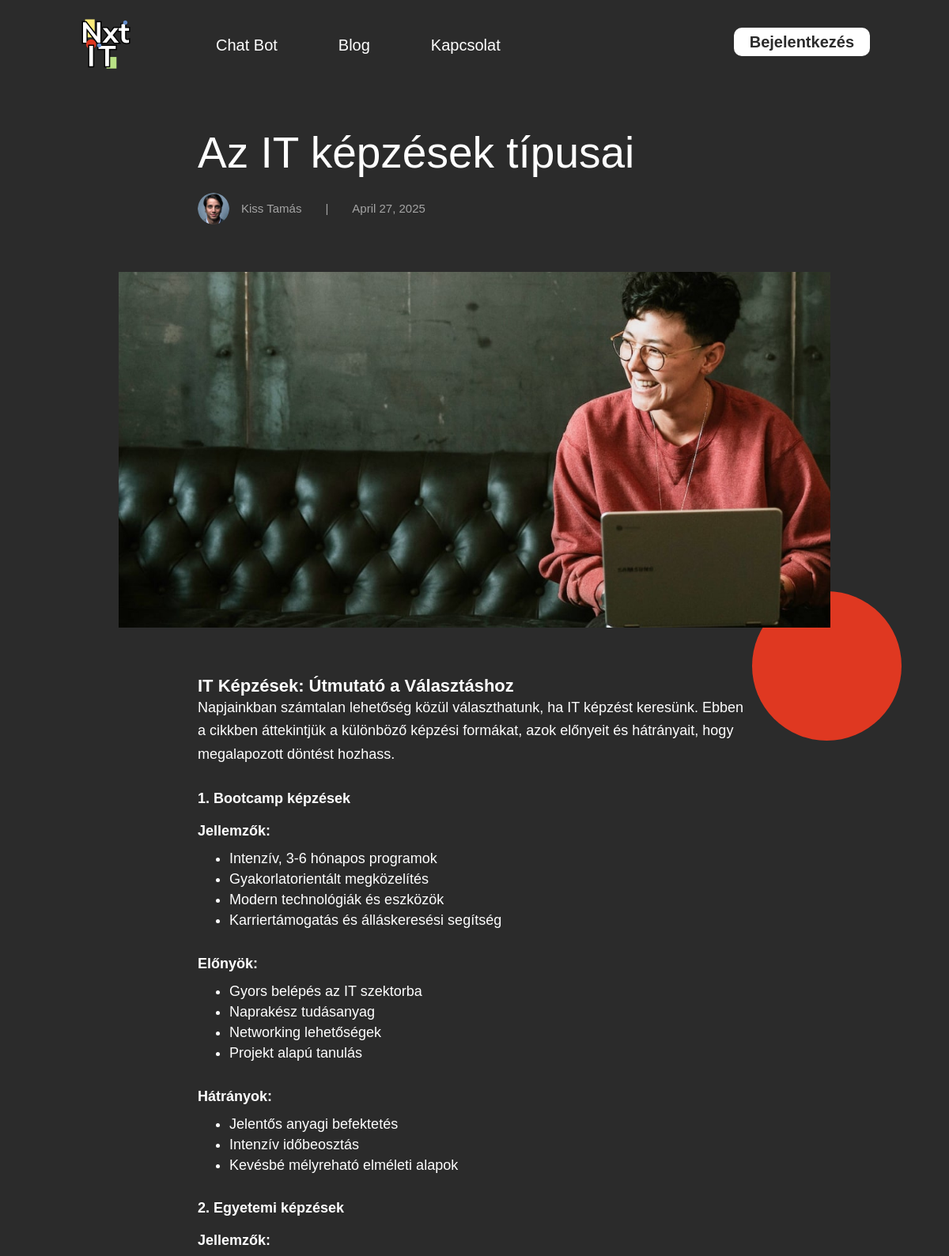
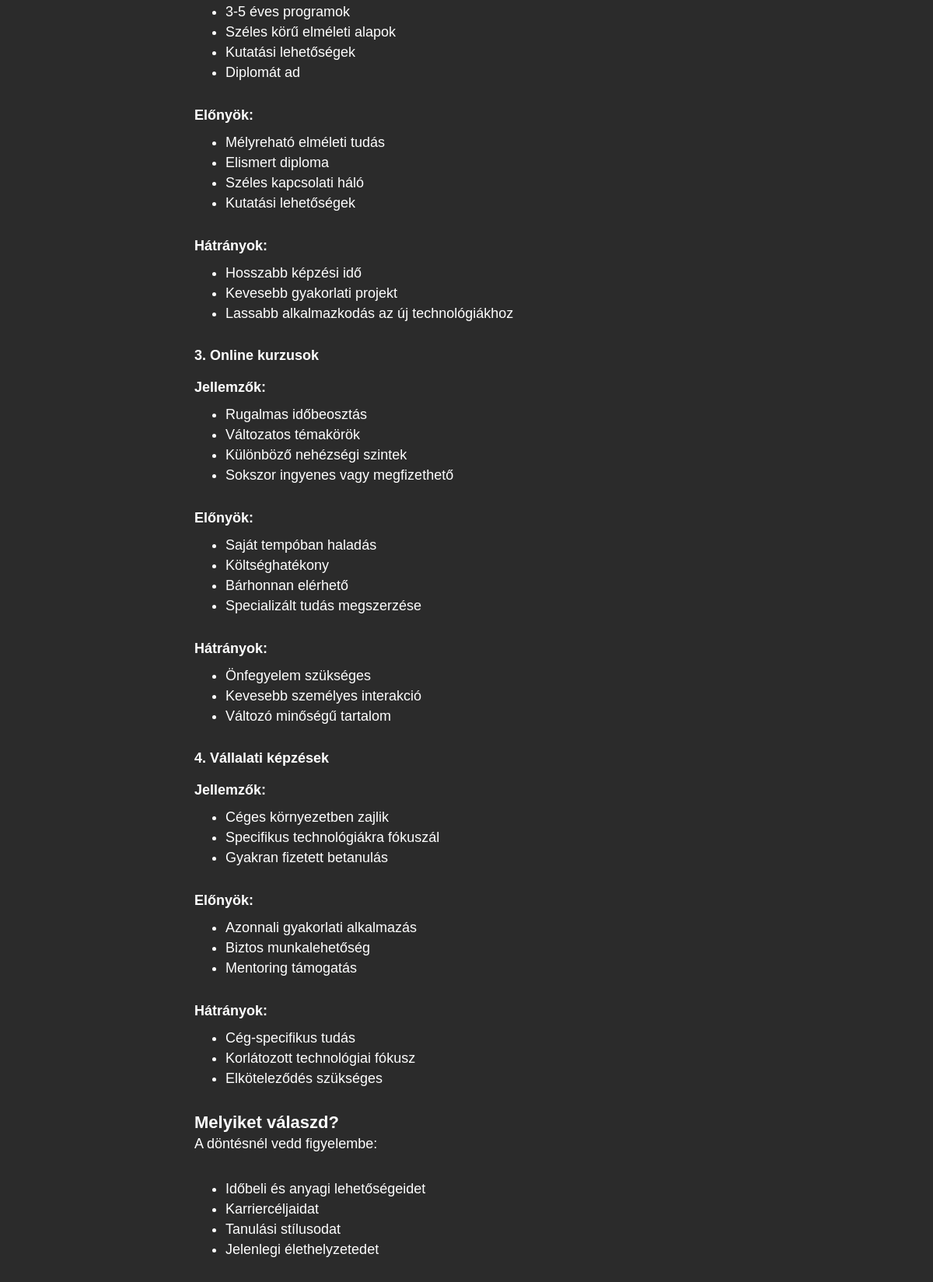
The page /detail_blog.php?id=3 (upper part) on the database its author committed (2 pictures, top to bottom).
### tables this page shows
CREATE TABLE IF NOT EXISTS blog_posts (
    id INT AUTO_INCREMENT PRIMARY KEY,
    title VARCHAR(255) NOT NULL,
    content TEXT NOT NULL,
    thumbnail_path VARCHAR(255),
    author_id INT NOT NULL,
    created_at TIMESTAMP DEFAULT CURRENT_TIMESTAMP,
    updated_at TIMESTAMP DEFAULT CURRENT_TIMESTAMP ON UPDATE CURRENT_TIMESTAMP,
    FOREIGN KEY (author_id) REFERENCES authors(id)
);

CREATE TABLE IF NOT EXISTS authors (
    id INT AUTO_INCREMENT PRIMARY KEY,
    user_id INT,
    name VARCHAR(255) NOT NULL,
    avatar_path VARCHAR(255),
    bio TEXT,
    created_at TIMESTAMP DEFAULT CURRENT_TIMESTAMP,
    FOREIGN KEY (user_id) REFERENCES users(id)
);

### detail_blog.php (the view, shortened to what this page needs)
<?php
$post_id = filter_var($_GET['id'] ?? 0, FILTER_SANITIZE_NUMBER_INT);
try {
    $conn = connectDB();
    $stmt = $conn->prepare("
        SELECT
            blog_posts.*,
            authors.name as author_name,
            authors.avatar_path as author_avatar,
            authors.bio as author_bio
        FROM blog_posts
        JOIN authors ON blog_posts.author_id = authors.id
        WHERE blog_posts.id = :id
    ");
    $stmt->bindParam(':id', $post_id);
    $stmt->execute();
    $post = $stmt->fetch(PDO::FETCH_ASSOC);
} catch(PDOException $e) {
    header("Location: blog.php");
    exit();
}
?>
<!DOCTYPE html>
<html data-wf-page="66d02fb4f2a7b52a72435c93" data-wf-site="65fc333eda750eb38f8b67a0">
<head>
  <link href="css/normalize.css" rel="stylesheet" type="text/css">
  <link href="css/webflow.css" rel="stylesheet" type="text/css">
  <link href="css/first-cb9532.webflow.css" rel="stylesheet" type="text/css">
</head>
<body class="body-3">
  <div id="luxy" class="smooth-wrapper">
    <section class="section white-section">
      <div data-animation="default" data-collapse="medium" data-duration="400" data-easing="ease" data-easing2="ease" role="banner" class="navbar w-nav">
        <div class="nav-container w-container">
          <a href="index.php" class="brand w-nav-brand"><img src="images/Logo.png" loading="lazy" width="66" alt="" class="image"></a>
          <nav role="navigation" class="nav-menu w-clearfix w-nav-menu">
            <a href="chat-bot.php" class="nav-link left first w-nav-link">Chat Bot</a>
            <a href="blog.php" class="nav-link left w-nav-link">Blog</a>
            <a href="kapcsolat.php" class="nav-link left w-nav-link">Kapcsolat</a>
          </nav>
          <?php if(isset($_SESSION['user_id'])): ?>
            <a href="process/logout.php" class="nav-link nav-button w-nav-link">Kijelentkezés</a>
          <?php else: ?>
            <a href="log-in.php" class="nav-link nav-button w-nav-link">Bejelentkezés</a>
          <?php endif; ?>
        </div>
      </div>
      <div class="blog-container top-margin">
        <h1 class="heading-10"><?php echo htmlspecialchars($post['title']); ?></h1>
        <div class="author-and-date">
          <div class="avatar-img" style="background-image: url('<?php echo htmlspecialchars($post['author_avatar']); ?>')"></div>
          <div class="author-name"><?php echo htmlspecialchars($post['author_name']); ?></div>
          <div class="divider">|</div>
          <div class="author-name"><?php echo date('F j, Y', strtotime($post['created_at'])); ?></div>
        </div>
      </div>
      <div class="blog-container _900-wide">
        <div class="main-img" style="background-image: url('<?php echo htmlspecialchars($post['thumbnail_path']); ?>')"></div>
      </div>
      <div class="blog-container">
        <div class="rich-text w-richtext">
          <?php echo $post['content']; ?>
        </div>
      </div>
      <img src="images/red-ccircle.svg" loading="lazy" alt="" class="redc1">
    </section>
  </div>
</body>
</html>

### css/webflow.css (style rules this page uses)
* { -webkit-box-sizing: border-box; -moz-box-sizing: border-box; box-sizing: border-box; }
html { height: 100%; }
body { margin: 0; min-height: 100%; background-color: #fff; font-family: Arial, sans-serif; font-size: 14px; line-height: 20px; color: #333; }
img { max-width: 100%; vertical-align: middle; display: inline-block; }
.w-clearfix:before, .w-clearfix:after { content: " "; display: table; grid-column-start: 1; grid-row-start: 1; grid-column-end: 2; grid-row-end: 2; }
.w-clearfix:after { clear: both; }
h1, h2, h3, h4, h5, h6 { font-weight: bold; margin-bottom: 10px; }
h1 { font-size: 38px; line-height: 44px; margin-top: 20px; }
h2 { font-size: 32px; line-height: 36px; margin-top: 20px; }
h3 { font-size: 24px; line-height: 30px; margin-top: 20px; }
h4 { font-size: 18px; line-height: 24px; margin-top: 10px; }
p { margin-top: 0; margin-bottom: 10px; }
ul, ol { margin-top: 0px; margin-bottom: 10px; padding-left: 40px; }
.w-container { margin-left: auto; margin-right: auto; max-width: 940px; }
.w-container:before, .w-container:after { content: " "; display: table; grid-column-start: 1; grid-row-start: 1; grid-column-end: 2; grid-row-end: 2; }
.w-container:after { clear: both; }
.w-richtext:before, .w-richtext:after { content: " "; display: table; grid-column-start: 1; grid-row-start: 1; grid-column-end: 2; grid-row-end: 2; }
.w-richtext:after { clear: both; }
.w-richtext ol, .w-richtext ul { overflow: hidden; }
.w-nav { position: relative; background: #dddddd; z-index: 1000; }
.w-nav:before, .w-nav:after { content: " "; display: table; grid-column-start: 1; grid-row-start: 1; grid-column-end: 2; grid-row-end: 2; }
.w-nav:after { clear: both; }
.w-nav-brand { position: relative; float: left; text-decoration: none; color: #333333; }
.w-nav-link { position: relative; display: inline-block; vertical-align: top; text-decoration: none; color: #222222; padding: 20px; text-align: left; margin-left: auto; margin-right: auto; }
.w-nav-menu { position: relative; float: right; }

### rows shown on the page
blog_posts: title "Az IT képzések típusai", author.avatar_path (picture), author.name "Kiss Tamás", created_at "April 27, 2025", thumbnail_path (picture), content "IT Képzések: Útmutató a Választáshoz Napjainkban számtalan lehetőség közül választhatunk, ha IT képzést keresünk. Ebben a cikkben áttekintjük a különböző képzési formákat, azok előnyeit és hátrányait, hogy megalapozott döntést hozhass. 1. Bootcamp képzések Jellemzők: Intenzív, 3-6 hónapos programok Gyakorlatorientált megközelítés Modern technológiák és eszközök Karriertámogatás és álláskeresési segítség Előnyök: Gyors belépés az IT szektorba Naprakész tudásanyag Networking lehetőségek Projekt alapú tanulás Hátrányok: Jelentős anyagi befektetés Intenzív időbeosztás Kevésbé mélyreható elméleti alapok 2. Egyetemi képzések Jellemzők: 3-5 éves programok Széles körű elméleti alapok Kutatási…"
